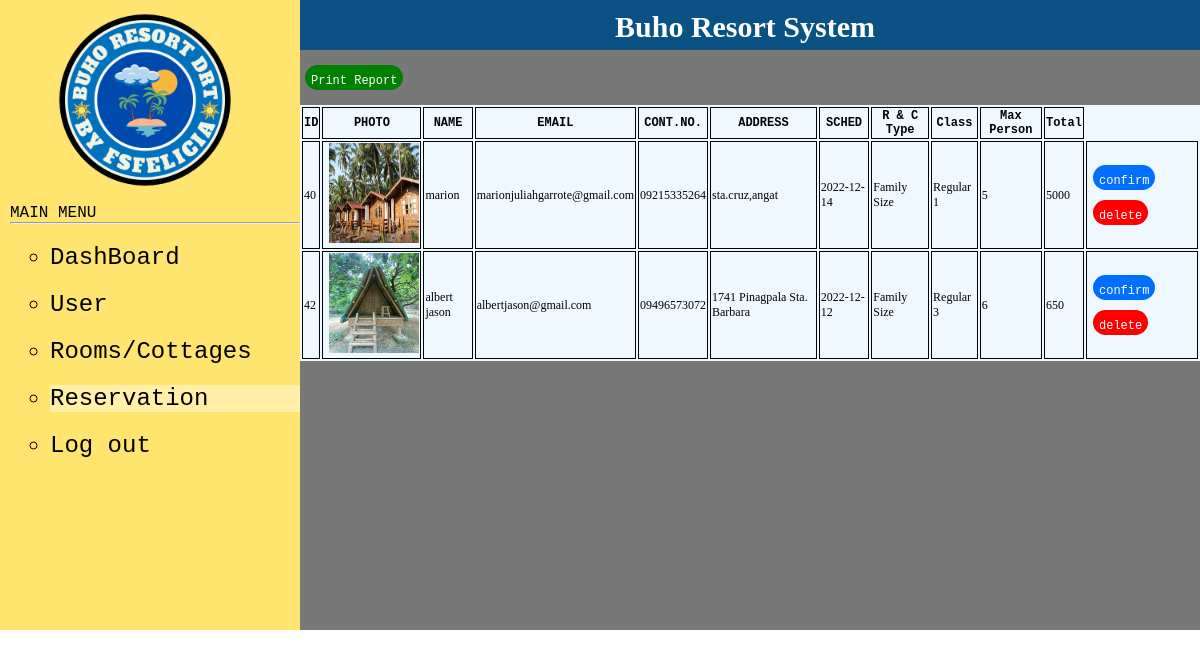
The app's page /reservation.php with its own data.
### tables this page shows
CREATE TABLE `reservation` (
  `id` int(11) NOT NULL,
  `fname` varchar(100) NOT NULL,
  `email` varchar(100) NOT NULL,
  `contact_number` varchar(12) NOT NULL,
  `address` varchar(100) NOT NULL,
  `schedule` date NOT NULL,
  `size` varchar(100) NOT NULL,
  `type` varchar(100) NOT NULL,
  `max_person` int(11) NOT NULL,
  `price` varchar(100) NOT NULL,
  `type_of_payment` varchar(100) NOT NULL,
  `amount` varchar(100) NOT NULL,
  `gcash_screenshot` varchar(100) NOT NULL,
  `confirm` varchar(50) NOT NULL
);

### reservation.php (the view, shortened to what this page needs)
<?php
include 'db_con.php';
?>
<!DOCTYPE html>
    <html lang="en">
    <head>
        <link rel="stylesheet" href="css/reserv.css">
    </head>
    <body>
        <div class="left-container">
       <img class="img"src="Photo/logo.png">
       <div style="margin-left:10px;">
        <p style="color:black; font-family:Courier New;">MAIN MENU</p>
        <hr>
        <ul class="bullet">
            <li ><a href="admin.php">DashBoard</li></a>
            <li ><a href="user.php">User</li>
            <li ><a href="RCs.php">Rooms/Cottages</li></a>
            <li class="hover"><a href="reservation.php">Reservation</li>
            <li><a href="./buho_xml/index.php">Log out</li></a>
        </ul>
       </div>
        </div>
        <div class="top-container">
        <h1 class="title">Buho Resort System</h1>
        </div>
    </body>
    </html> <div class="user-container">
        <form method="post">
        <table class="boxing">
    <tr>
      <th>ID</th>
      <th>PHOTO</th>
      <th>NAME</th>
      <th>EMAIL</th>
      <th>CONT.NO.</th>
      <th>ADDRESS</th>
      <th>SCHED</th>
      <th>R & C Type</th>
      <th>Class</th>
      <th>Max Person</th>
      <th>Total</th>
    </tr>
    <?php
        $sql = "SELECT * from reservation";
        $result = mysqli_query($conn, $sql);
            while($row = mysqli_fetch_array($result)){
                $imageURL = 'payment/'.$row["gcash_screenshot"];
                $id = $row['id'];
                $name = $row['fname'];
                $email = $row['email'];
                $contact = $row['contact_number'];
                $address = $row['address'];
                $sched = $row['schedule'];
                $size = $row['size'];
                $type = $row['type'];
                $person = $row['max_person'];
                $price = $row['price'];
    ?>
         <tr>
             <td><?php echo $id ?></td>
             <td><img src="<?php echo $imageURL; ?>" alt="" style="width:90px;height:100px;margin-left:5px;"/> </td>
             <td><?php echo $name ?></td>
             <td><?php echo $email ?></td>
             <td><?php echo $contact ?></td>
             <td><?php echo $address ?></td>
             <td><?php echo $sched ?></td>
             <td><?php echo $size ?></td>
             <td><?php echo $type ?></td>
             <td><?php echo $person ?></td>
             <td><?php echo $price ?></td>
        <td>
        <button name="submit"><a class="a"href="confirm_admin.php?email=<?php echo $email; ?> "onclick="return confirm('Confirm Successfully!')"> confirm</a></button>
        <button class="b"><a class="a" href="delete_reser.php?id=<?php echo $id; ?>" onclick="return confirm('Are you sure you want to delete?')"> delete</a></button>
        </td></tr>
     <?php
           }
    ?>
        </div>
        <div><button class="submit"  style="background-color:green"><a class="a" href="printreport.php?id=<?php echo $id; ?>" onclick="return confirm('Are you sure you want to print?')"> Print Report</a></button></div>
    </body>
    </html>

### css/reserv.css (style rules this page uses)
* { margin:0%; }
body { background-color: white; }
.left-container { float:left; background-color: rgba(255, 208, 0, 0.562); width:25%; height:630px; }
.top-container { float:right; background-color:rgb(9, 82, 131); width:75%; height:50px; }
.title { color:white; margin-top:10px; margin-left:35%; font-family:Georgia, 'Times New Roman', Times, serif; font-size:30px; }
.img { width:200px; margin-left:15%; }
li,a { color:black; font-family: 'Courier New', Courier, monospace; font-size:x-large; margin-top:20px; list-style:circle; cursor:pointer; text-decoration:none; }
.hover { background-color:#ffffff62; }
.user-container { background-color: rgb(121, 120, 120); width:75%; height:580px; float:right; }
button { border:none; text-decoration:none; background-color: rgb(0, 110, 255); color: rgb(255, 255, 255); margin: 5px; border-radius: 20px; font-size: 20px; }
.a { font-size: 12px; color:white; }
.b { background-color: red; }
th { font-size:12px; font-family: 'Courier New', Courier, monospace; border: 1px solid rgb(3, 3, 3); }
td { font-size:12px; font-family:cursive; border: 1px solid rgb(3, 3, 3); }
.boxing { position:relative; top:20px; left:0px; background-color: aliceblue; }
.submit { position:relative; top:10px; }

### records on screen
reservation: id "40", gcash_screenshot (picture), fname "marion", email "marionjuliahgarrote@gmail.com", contact_number "09215335264", address "sta.cruz,angat", schedule "2022-12-14", size "Family Size", type "Regular 1", max_person "5", price "5000"
reservation: id "42", gcash_screenshot (picture), fname "albert jason", email "albertjason@gmail.com", contact_number "09496573072", address "1741 Pinagpala Sta. Barbara", schedule "2022-12-12", size "Family Size", type "Regular 3", max_person "6", price "650"
